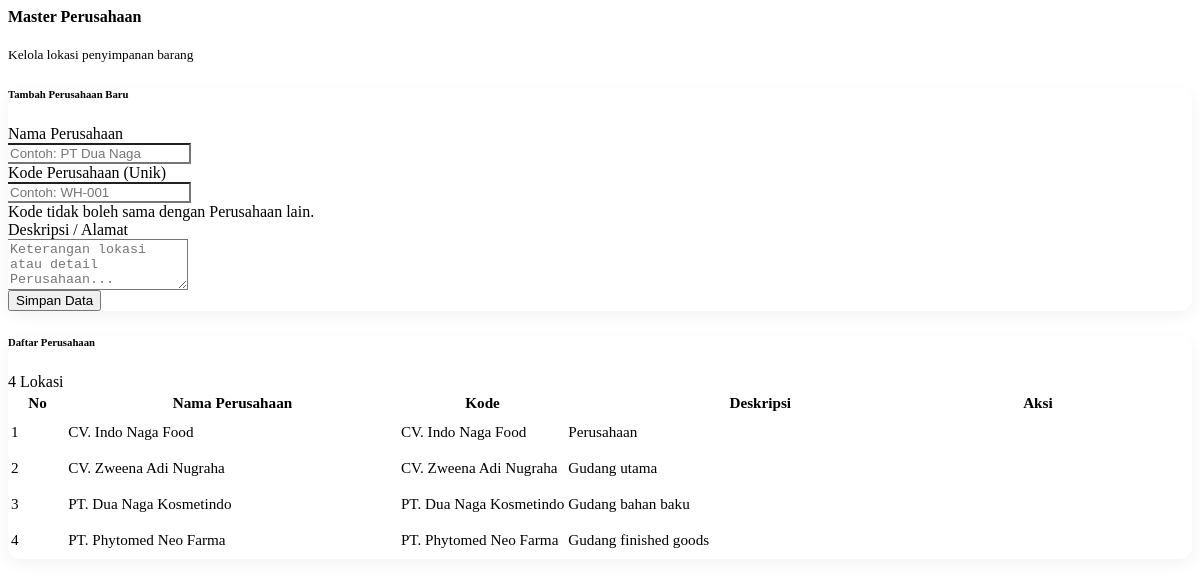
The page /master_gudang.php (signed in) on the database its author committed.
### tables this page shows
CREATE TABLE `warehouses` (
  `id` bigint UNSIGNED NOT NULL,
  `name` varchar(100) NOT NULL,
  `code` varchar(50) NOT NULL,
  `description` varchar(255) DEFAULT NULL,
  `created_at` timestamp NULL DEFAULT CURRENT_TIMESTAMP,
  `updated_at` timestamp NULL DEFAULT CURRENT_TIMESTAMP ON UPDATE CURRENT_TIMESTAMP
);

### master_gudang.php (the view, shortened to what this page needs)
<?php
require_once 'auth.php';
$stmt = $pdo->query("SELECT * FROM warehouses ORDER BY name ASC");
$warehouses = $stmt->fetchAll(PDO::FETCH_ASSOC);
$editData = null;
?>
<div class="d-flex justify-content-between align-items-center mb-4">
    <div>
        <h4 class="fw-bold text-dark mb-1">Master Perusahaan</h4>
        <small class="text-muted">Kelola lokasi penyimpanan barang</small>
    </div>
</div>
<div class="row g-4">
    <div class="col-lg-4">
        <div class="card card-modern h-100">
            <div class="card-header bg-white border-bottom py-3">
                <h6 class="m-0 fw-bold text-primary">
                    <?= $editData ? 'Edit Data Perusahaan' : 'Tambah Perusahaan Baru'; ?>
                </h6>
            </div>
            <div class="card-body">
                <form method="post" autocomplete="off">
                    <div class="mb-3">
                        <label class="form-label small fw-bold text-muted">Nama Perusahaan</label>
                        <div class="input-group form-icon-group">
                            <input type="text" name="name" class="form-control" placeholder="Contoh: PT Dua Naga"
                                   value="<?= htmlspecialchars($editData['name'] ?? ''); ?>" required>
                        </div>
                    </div>
                    <div class="mb-3">
                        <label class="form-label small fw-bold text-muted">Kode Perusahaan (Unik)</label>
                        <div class="input-group form-icon-group">
                            <input type="text" name="code" class="form-control text-uppercase" placeholder="Contoh: WH-001"
                                   value="<?= htmlspecialchars($editData['code'] ?? ''); ?>" required>
                        </div>
                        <div class="form-text small text-end fst-italic">Kode tidak boleh sama dengan Perusahaan lain.</div>
                    </div>
                    <div class="mb-4">
                        <label class="form-label small fw-bold text-muted">Deskripsi / Alamat</label>
                        <div class="input-group form-icon-group">
                            <textarea name="description" class="form-control" rows="3" placeholder="Keterangan lokasi atau detail Perusahaan..."><?= htmlspecialchars($editData['description'] ?? ''); ?></textarea>
                        </div>
                    </div>
                    <button type="submit" class="btn btn-primary w-100 py-2 fw-bold shadow-sm">
                        <?= $editData ? 'Simpan Perubahan' : 'Simpan Data'; ?>
                    </button>
                </form>
            </div>
        </div>
    </div>
    <div class="col-lg-8">
        <div class="card card-modern h-100">
            <div class="card-header bg-white border-bottom py-3 d-flex justify-content-between align-items-center">
                <h6 class="m-0 fw-bold text-dark">
                    <i class="bi bi-list-ul me-2"></i>Daftar Perusahaan
                </h6>
                <span class="badge bg-light text-dark border"><?= count($warehouses); ?> Lokasi</span>
            </div>
            <div class="card-body p-0">
                <div class="table-responsive">
                    <table class="table table-hover align-middle mb-0" style="font-size: 0.95rem;">
                        <thead class="bg-light text-secondary">
                        <tr>
                            <th class="ps-4" width="5%">No</th>
                            <th width="30%">Nama Perusahaan</th>
                            <th width="15%">Kode</th>
                            <th>Deskripsi</th>
                            <th class="text-center" width="15%">Aksi</th>
                        </tr>
                        </thead>
                        <tbody>
                        <?php if (empty($warehouses)): ?>
                            <tr>
                                <td colspan="5" class="text-center py-5">
                                    <div class="text-muted opacity-50 mb-2">
                                        <i class="bi bi-inbox fs-1"></i>
                                    </div>
                                    <div class="text-muted fw-bold">Belum ada data Perusahaan</div>
                                    <small class="text-muted">Silakan tambah data melalui form di samping.</small>
                                </td>
                            </tr>
                        <?php else: ?>
                            <?php $no = 1; ?>
                            <?php foreach ($warehouses as $g): ?>
                                <tr>
                                    <td class="ps-4 text-muted small"><?= $no++; ?></td>
                                    <td>
                                        <div class="fw-bold text-dark"><?= htmlspecialchars($g['name']); ?></div>
                                    </td>
                                    <td>
                                        <span class="badge bg-info bg-opacity-10 text-info border border-info border-opacity-25 rounded-pill px-3">
                                            <?= htmlspecialchars($g['code']); ?>
                                        </span>
                                    </td>
                                    <td class="text-muted small">
                                        <?= htmlspecialchars($g['description'] ?: '-'); ?>
                                    </td>
                                    <td class="text-center">
                                        <div class="btn-group" role="group">
                                            <a href="master_gudang.php?edit=<?= (int)$g['id']; ?>"
                                               class="btn btn-action btn-outline-warning"
                                               data-bs-toggle="tooltip" title="Edit">
                                            </a>
                                            <a href="master_gudang.php?delete=<?= (int)$g['id']; ?>"
                                               class="btn btn-action btn-outline-danger ms-1"
                                               onclick="return confirm('Yakin ingin menghapus Perusahaan <?= htmlspecialchars($g['name']); ?>?');"
                                               data-bs-toggle="tooltip" title="Hapus">
                                            </a>
                                        </div>
                                    </td>
                                </tr>
                            <?php endforeach; ?>
                        <?php endif; ?>
                        </tbody>
                    </table>
                </div>
            </div>
        </div>
    </div>
</div>

### master_gudang.php (style rules this page uses)
.card-modern { border: none; border-radius: 12px; box-shadow: 0 5px 15px rgba(0,0,0,0.05); transition: transform 0.2s; }
.form-icon-group .form-control { border-left: none; }
.btn-action { width: 32px; height: 32px; padding: 0; display: inline-flex; align-items: center; justify-content: center; border-radius: 6px; }

### rows shown on the page
warehouses: name "CV. Indo Naga Food", code "CV. Indo Naga Food", description "Perusahaan"
warehouses: name "CV. Zweena Adi Nugraha", code "CV. Zweena Adi Nugraha", description "Gudang utama"
warehouses: name "PT. Dua Naga Kosmetindo", code "PT. Dua Naga Kosmetindo", description "Gudang bahan baku"
warehouses: name "PT. Phytomed Neo Farma", code "PT. Phytomed Neo Farma", description "Gudang finished goods"

### other values the page prints
count($warehouses) "4"
